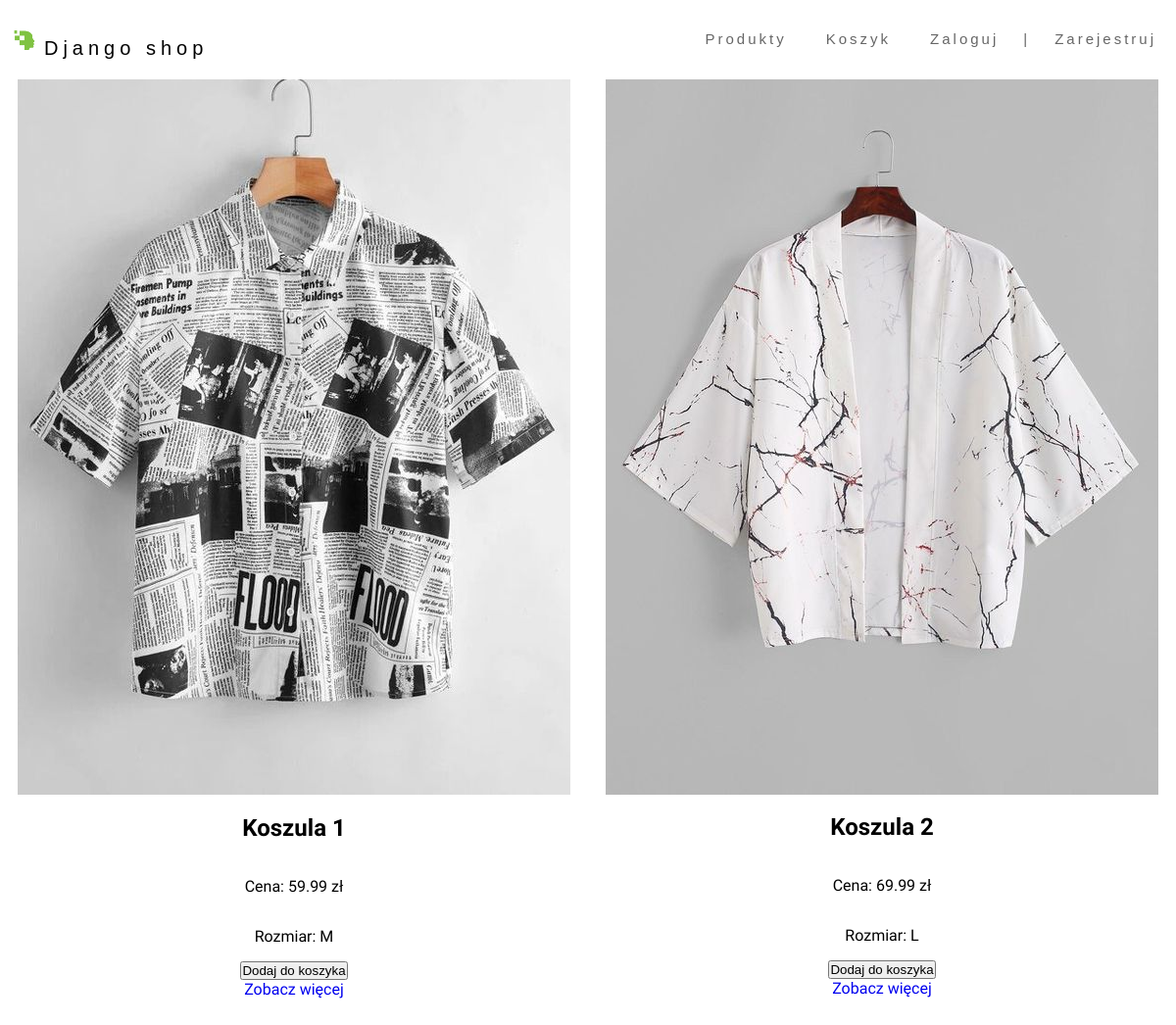
/products/, run on an earlier commit of the app's database.
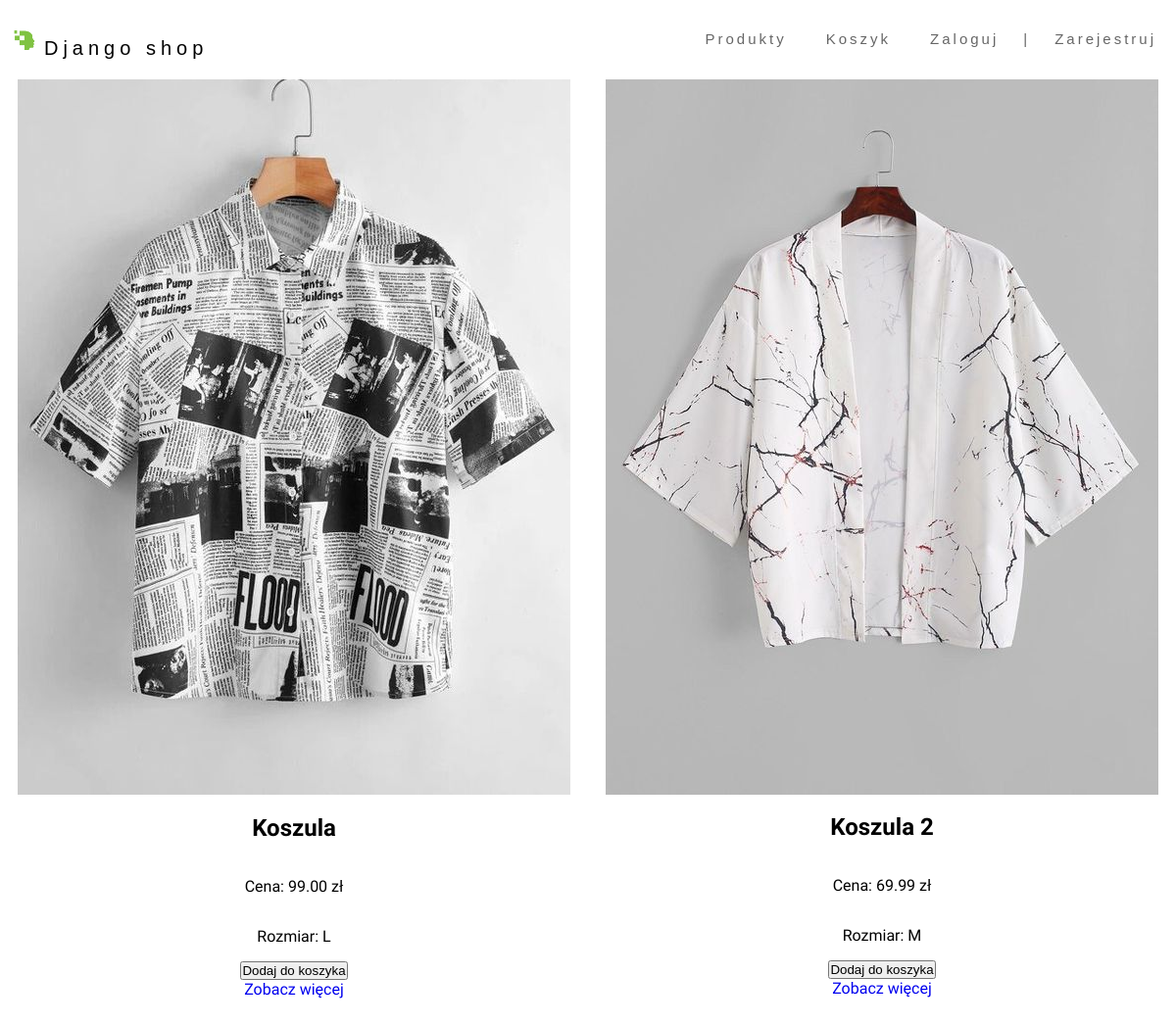
And on a later commit of the database.
### shop/models.py (models this page shows, shortened)
class Product(models.Model):
    name = models.CharField(max_length=200, null=True)
    price = models.FloatField()
    size = models.CharField(max_length=200, null=True)
    image = models.ImageField(null=True, blank=True)
    @property
    def imageURL(self):
        try:
            self.url = self.image.url
        except:
            self.url = ''
        return self.url

### shop/views.py (the view)
# urls.py: path('products/', views.products, name="products"),
def products(request):
    data = cartData(request)
    cartItems = data['cartItems']
    order = data['order']
    items = data['items']
    productObjects = Product.objects.all()
    context = {'productObjects': productObjects, 'cartItems': cartItems}
    return render(request, 'shop/products.html', context)

### shop/utils.py (called while the page is built, shortened)
def cookieCart(request):
	try:
		cart = json.loads(request.COOKIES['cart'])
	except:
		cart = {}
		print('CART:', cart)
	items = []
	order = {'get_cart_total':0, 'get_cart_items':0}
	cartItems = order['get_cart_items']
	return {'cartItems':cartItems ,'order':order, 'items':items}

def cartData(request):
	if request.user.is_authenticated:
		customer = request.user.customer
		order, created = Order.objects.get_or_create(customer=customer, complete=False)
		items = order.orderitem_set.all()
		cartItems = order.get_cart_items
	else:
		cookieData = cookieCart(request)
		cartItems = cookieData['cartItems']
		order = cookieData['order']
		items = cookieData['items']
	return {'cartItems':cartItems ,'order':order, 'items':items}

### shop/templates/shop/products.html
{% extends 'shop/index.html' %}
{% load static %}
{% block css %}
    <link rel="stylesheet" href="{% static 'css/products.css' %}">
{% endblock css %}
{% block content %}
	<section class="products-container">
		{% for object in productObjects %}
		<div class="product">
			<img src="{{ object.imageURL }}"/>
			<h1>{{ object.name }}</h1>
			<p>Cena: {{ object.price | floatformat:2 }} zł</p>
			<p>Rozmiar: {{ object.size }}</p>
			<button data-object={{object.id}} data-action="add" class="add-button">Dodaj do koszyka</button>
			<a href="{% url 'single' %}">Zobacz więcej</a>
		</div>
		{% endfor %}
	</section>
{% endblock content %}

What changed in the data, as far as the page shows it:
changed Product: name "Koszula 1" → "Koszula"; price "59.99" → "99.00"; size "M" → "L"
changed Product "Koszula 2": size "L" → "M"
